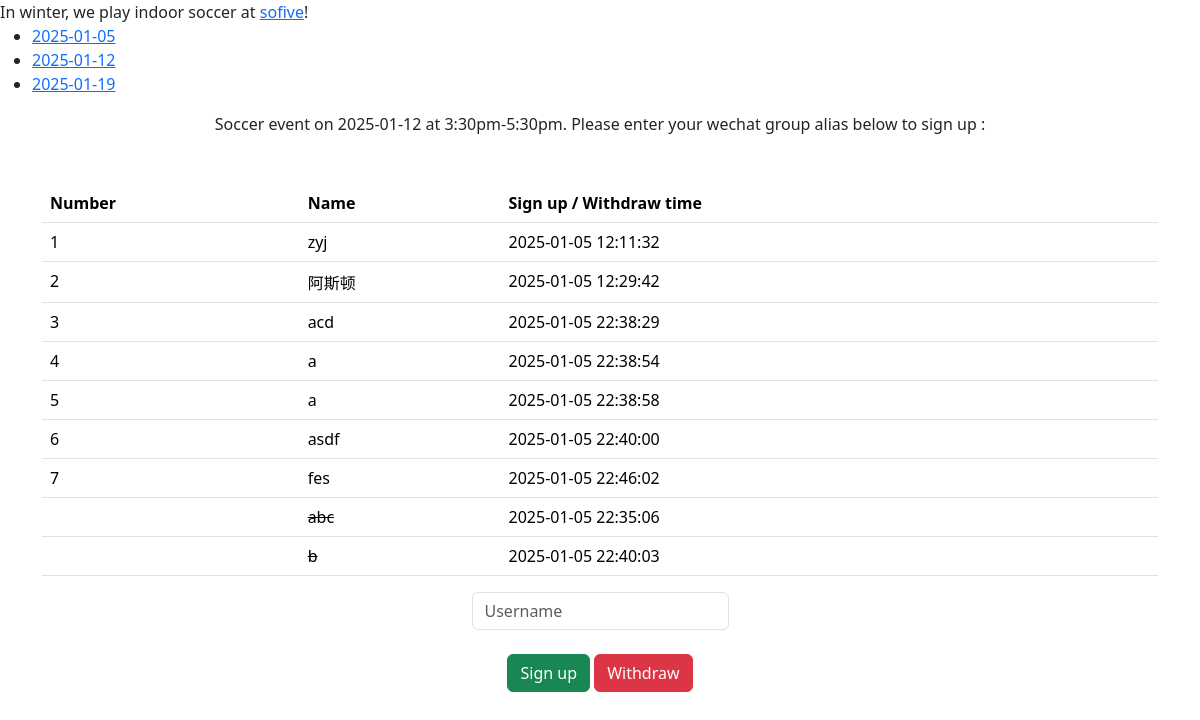
The app's page /?date=2025-01-12 with its own data.
### tables this page shows
CREATE TABLE events (
    date TEXT NOT NULL,
    time TEXT NOT NULL,
    video_url TEXT,
    PRIMARY KEY (date)
);

CREATE TABLE signup (
    date TEXT NOT NULL,
    name TEXT NOT NULL,
    ts TEXT NOT NULL,
    cancel INTEGER,
    PRIMARY KEY (date, name)
);

### flask_app.py (the view, shortened to what this page needs)
@app.route('/', methods=["GET", "POST"])
def index():
    if request.method == "GET":
        date = request.args.get("date", default="")
        events = db.execute("SELECT date, time FROM events")
        if date == "":
            return render_template("index.html", events = events, date = date)
        event_time = db.execute("SELECT time FROM events WHERE date = ?",date)
        event_time = event_time[0]["time"]
        session["date"] = date
        rows_signup = db.execute("SELECT name, ts, cancel FROM signup WHERE date = ? AND cancel = 0 ORDER BY ts", date)
        rows_withdraw = db.execute("SELECT name, ts, cancel FROM signup WHERE date = ? AND cancel = 1 ORDER BY ts", date)
        return render_template("index.html", events = events, date = date, event_time = event_time, rows_signup = rows_signup, rows_withdraw = rows_withdraw)

### templates/index.html (shortened to what this page needs)
<html>
    <head>
        <link href="https://cdn.jsdelivr.net/npm/bootstrap@5.3.3/dist/css/bootstrap.min.css" rel="stylesheet">
    </head>
    <body>
        <div>
            In winter, we play indoor soccer at <a href="https://www.sofive.com/locations/meadowlands">sofive</a>!
        </div>
        <ul>
            {% for event in events %}
                <li><a href="?date={{event.date}}">{{event.date}}</a></li>
            {% endfor %}
        </ul>
        {% if date != "" %}
        <div class = "text-center">
            Soccer event on {{date}} at {{event_time}}. Please enter your wechat group alias below to sign up :
        </div>
        <div class="container py-5 text-center">
            <table class="table">
                <thead>
                    <tr>
                        <th>Number</th>
                        <th>Name</th>
                        <th>Sign up / Withdraw time</th>
                    </tr>
                </thead>
                <tbody>
                    {% for row in rows_signup %}
                        <tr>
                            <td>{{ loop.index }}</td>
                            <td>{{ row.name }}</td>
                            <td>{{ row.ts }}</td>
                        </tr>
                    {% endfor %}
                    {% for row in rows_withdraw %}
                        <tr>
                            <td></td>
                            <td><s>{{ row.name }}<s></td>
                            <td>{{ row.ts }}</td>
                        </tr>
                    {% endfor %}
                </tbody>
            </table>
            <form action="/" method="POST">
                <div>
                    <input autocomplete="off" autofocus name="name" class="form-control mx-auto w-auto" placeholder="Username" type="text">
                </div>
                <br>
                <button type="submit" class="btn btn-success" name="submitAction" value="signup">Sign up</button>
                <button type="submit" class="btn btn-danger" name="submitAction" value="withdraw">Withdraw</button>
            </form>
        </div>
        {% endif %}
    </body>
</html>

### records on screen
events: date "2025-01-05"
events: date "2025-01-12", time "3:30pm-5:30pm"
events: date "2025-01-19"
signup: name "zyj", ts "2025-01-05 12:11:32"
signup: name "阿斯顿", ts "2025-01-05 12:29:42"
signup: name "acd", ts "2025-01-05 22:38:29"
signup: name "a", ts "2025-01-05 22:38:54"
signup: name "a", ts "2025-01-05 22:38:58"
signup: name "asdf", ts "2025-01-05 22:40:00"
signup: name "fes", ts "2025-01-05 22:46:02"
signup: name "abc", ts "2025-01-05 22:35:06"
signup: name "b", ts "2025-01-05 22:40:03"

### other values on screen
{{ date }} "2025-01-12"
